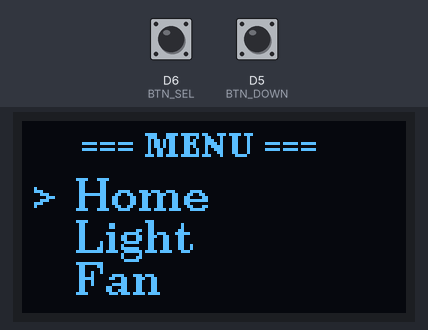
A sketch run on a simulated ESP8266 (NodeMCU). On the bench: 128×64 one-colour display. The test bench sets the inputs (shaded band); at power-on: D6 (BTN_SEL) HIGH, D5 (BTN_DOWN) HIGH.

Above: at 1.2 s.
1.3 s: D6 (BTN_SEL) pulled LOW for 0.15 s
At 1.7 s:
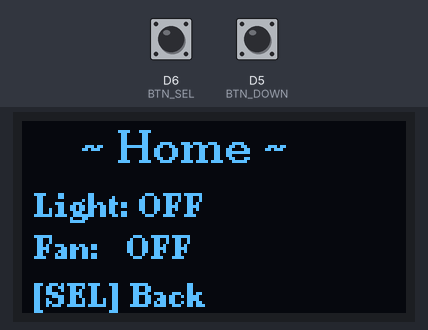
2.9 s: D6 (BTN_SEL) pulled LOW for 1 s
At 3.7 s:
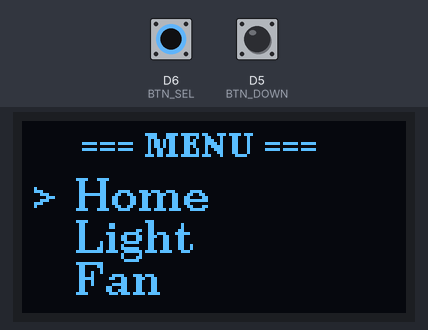
5.4 s: D5 (BTN_DOWN) pulled LOW for 0.15 s
At 6.6 s:
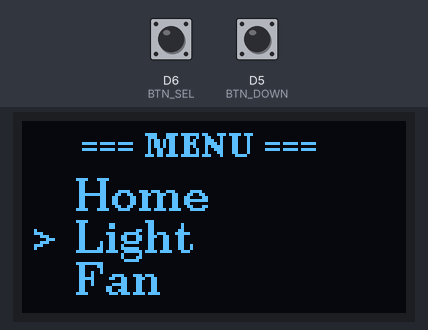
7.0 s: D6 (BTN_SEL) pulled LOW for 0.15 s
At 7.8 s:
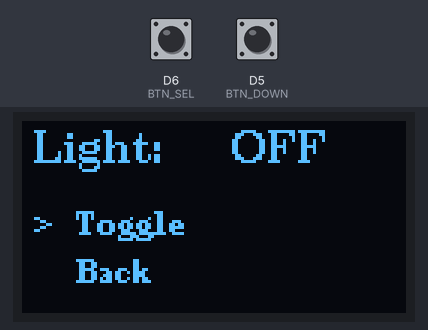
8.6 s: D6 (BTN_SEL) pulled LOW for 3.2 s
At 9.8 s:
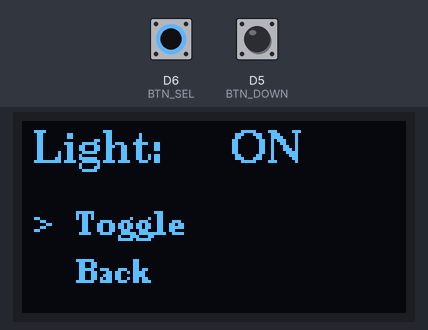
13.3 s: D5 (BTN_DOWN) pulled LOW for 1 s
At 14.2 s:
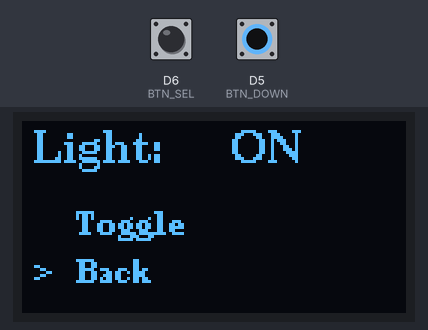
Timing chart, 0 to 16.3 s (numbered marks = the images above; inputs shaded):
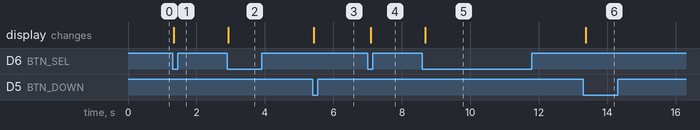

Measured:
- after the input at 1.3 s, the display: changes at once (image 1)
- after the input at 2.9 s, the display: changes at once (image 2)
- after the input at 5.4 s, the display: changes at once (image 3)
- after the input at 7.0 s, the display: changes after 0.09 s (image 4)
- after the input at 8.6 s, the display: changes after 0.08 s (image 5)
- after the input at 13.3 s, the display: changes after 0.07 s (image 6)

The sketch:

hello_oled.ino
```cpp
#include <Wire.h>
#include <U8g2lib.h>

U8G2_SH1106_128X64_NONAME_F_HW_I2C u8g2(U8G2_R0, U8X8_PIN_NONE);

#define BTN_DOWN D5
#define BTN_SEL  D6

// State
enum Screen { MENU, HOME, LIGHT, FAN };
Screen screen = MENU;
int menuCursor = 0;
int subCursor = 0;
bool lightOn = false;
bool fanOn = false;

// Debounce
bool lastDown = HIGH, lastSel = HIGH;
unsigned long lastDownTime = 0, lastSelTime = 0;
const unsigned long DEBOUNCE = 200;

bool pressed(int pin, bool &last, unsigned long &lastTime) {
  bool val = digitalRead(pin);
  if (val == LOW && last == HIGH && millis() - lastTime > DEBOUNCE) {
    lastTime = millis();
    last = val;
    return true;
  }
  last = val;
  return false;
}

void drawMenu() {
  const char *items[] = {"Home", "Light", "Fan"};
  u8g2.setFont(u8g2_font_ncenB08_tr);
  u8g2.drawStr(20, 12, "=== MENU ===");
  u8g2.setFont(u8g2_font_ncenB10_tr);
  for (int i = 0; i < 3; i++) {
    int y = 30 + i * 14;
    if (i == menuCursor) {
      u8g2.drawStr(4, y, ">");
    }
    u8g2.drawStr(18, y, items[i]);
  }
}

void drawHome() {
  u8g2.setFont(u8g2_font_ncenB10_tr);
  u8g2.drawStr(20, 14, "~ Home ~");
  u8g2.setFont(u8g2_font_ncenB08_tr);
  u8g2.drawStr(4, 32, lightOn ? "Light: ON" : "Light: OFF");
  u8g2.drawStr(4, 46, fanOn ? "Fan:   ON" : "Fan:   OFF");
  u8g2.drawStr(4, 62, "[SEL] Back");
}

void drawToggleScreen(const char *label, bool state) {
  u8g2.setFont(u8g2_font_ncenB10_tr);
  u8g2.drawStr(4, 14, label);
  u8g2.drawStr(70, 14, state ? "ON" : "OFF");

  u8g2.setFont(u8g2_font_ncenB08_tr);
  const char *items[] = {"Toggle", "Back"};
  for (int i = 0; i < 2; i++) {
    int y = 38 + i * 16;
    if (i == subCursor)
      u8g2.drawStr(4, y, ">");
    u8g2.drawStr(18, y, items[i]);
  }
}

void setup() {
  pinMode(BTN_DOWN, INPUT_PULLUP);
  pinMode(BTN_SEL, INPUT_PULLUP);
  Wire.begin(D2, D1);
  u8g2.begin();
}

void loop() {
  bool down = pressed(BTN_DOWN, lastDown, lastDownTime);
  bool sel = pressed(BTN_SEL, lastSel, lastSelTime);

  switch (screen) {
    case MENU:
      if (down) menuCursor = (menuCursor + 1) % 3;
      if (sel) {
        subCursor = 0;
        if (menuCursor == 0) screen = HOME;
        else if (menuCursor == 1) screen = LIGHT;
        else screen = FAN;
      }
      break;

    case HOME:
      if (sel) screen = MENU;
      break;

    case LIGHT:
      if (down) subCursor = (subCursor + 1) % 2;
      if (sel) {
        if (subCursor == 0) lightOn = !lightOn;
        else { screen = MENU; }
      }
      break;

    case FAN:
      if (down) subCursor = (subCursor + 1) % 2;
      if (sel) {
        if (subCursor == 0) fanOn = !fanOn;
        else { screen = MENU; }
      }
      break;
  }

  u8g2.clearBuffer();
  switch (screen) {
    case MENU:  drawMenu(); break;
    case HOME:  drawHome(); break;
    case LIGHT: drawToggleScreen("Light:", lightOn); break;
    case FAN:   drawToggleScreen("Fan:", fanOn); break;
  }
  u8g2.sendBuffer();
  delay(50);
}
```
